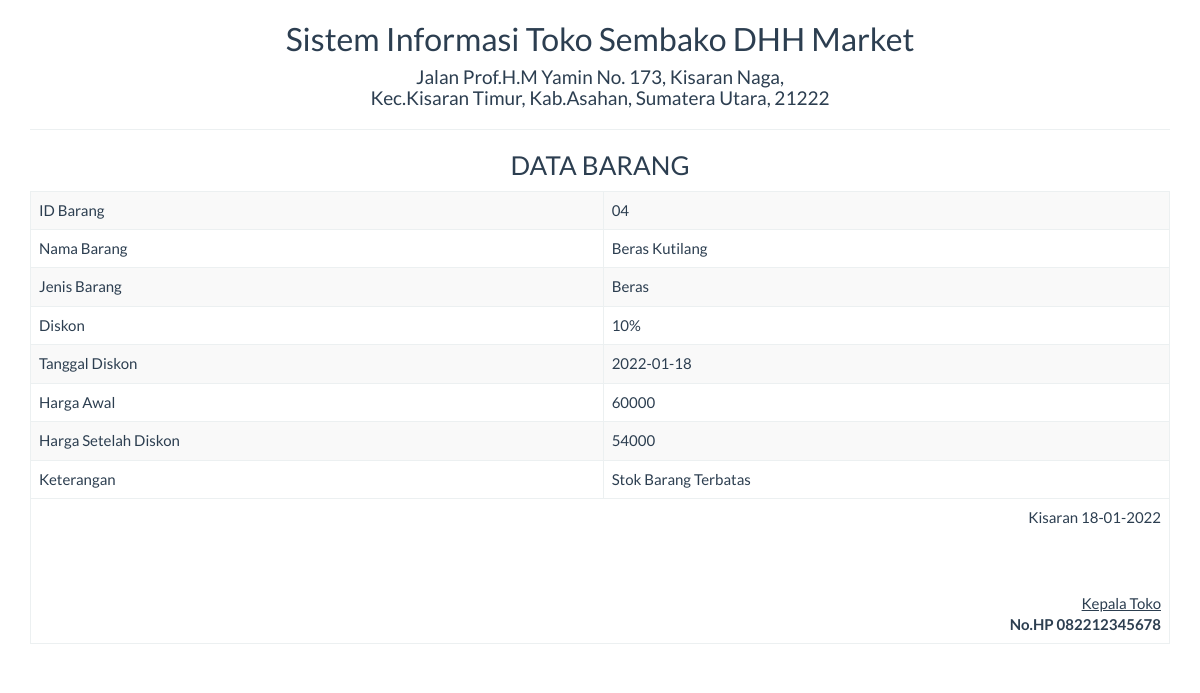
The app's page /report/data_satu.php?id_barang=04 with its own data.
### tables this page shows
CREATE TABLE `tabel_akhir` (
  `id_barang` varchar(20) NOT NULL,
  `nama_barang` varchar(100) NOT NULL,
  `jenis_barang` varchar(100) NOT NULL,
  `diskon` varchar(50) NOT NULL,
  `tanggal` date NOT NULL,
  `harga_awal` varchar(50) NOT NULL,
  `harga_akhir` varchar(13) NOT NULL,
  `Keterangan` varchar(100) NOT NULL
);

### report/data_satu.php (the view, shortened to what this page needs)
<!DOCTYPE html>
<html>
    <head>
        <link href="../Assets/css/bootstrap.min.css" rel="stylesheet" type="text/css"/>
    </head>
    <body onload="print()">
        <?php
        include '../config/koneksi.php';
        $sql = "SELECT * FROM tabel_akhir WHERE id_barang ='" . $_GET ['id_barang'] . "'";
        $query = mysqli_query($koneksi, $sql) or die("SQL Detail error");
        $data = mysqli_fetch_array($query);
        ?>
        <div class="container">
            <div class='row'>
                <div class="col-sm-12">
                    <div class="text-center">
                       <h2>Sistem Informasi Toko Sembako DHH Market </h2>
                        <h4>Jalan Prof.H.M Yamin No. 173, Kisaran Naga, <br> Kec.Kisaran Timur, Kab.Asahan, Sumatera Utara, 21222</h4>
                        <hr>
                        <h3>DATA BARANG</h3>
                        <table class="table table-bordered table-striped table-hover">
                            <tbody>
								<tr>
                                   <td align="left">ID Barang</td> <td align="left"><?= $data['id_barang'] ?></td>
                                </tr>
                                <tr>
                                   <td align="left">Nama Barang</td> <td align="left"><?= $data['nama_barang'] ?></td>
                                </tr>
                                <tr>
                                    <td align="left">Jenis Barang</td> <td align="left"><?= $data['jenis_barang'] ?></td>
                                </tr>
								<tr>
                                    <td align="left">Diskon</td> <td align="left"><?= $data['diskon'] ?></td>
                                </tr>
                                <tr>
                                    <td align="left">Tanggal Diskon</td> <td align="left"><?= $data['tanggal'] ?></td>
                                </tr>
								<tr>
                                   <td align="left">Harga Awal</td> <td align="left"><?= $data['harga_awal'] ?></td>
                                </tr>
								<tr>
                                   <td align="left">Harga Setelah Diskon</td> <td align="left"><?= $data['harga_akhir'] ?></td>
                                </tr>
                                <tr>
                                    <td align="left">Keterangan</td> <td align="left"><?= $data['Keterangan'] ?></td>
                                </tr>
                            </tbody>
                            <tfoot>
                                <tr>
                                    <td colspan="2" class="text-right">
                                        Kisaran  <?= date("d-m-Y") ?>
                                        <br><br><br><br>
                                        <u>Kepala Toko<strong></u><br>
                                        No.HP 082212345678
									</td>
								</tr>
							</tfoot>
                        </table>
                    </div>
                </div>
            </div>
    </body>
</html>

### records on screen
tabel_akhir: id_barang "04", nama_barang "Beras Kutilang", jenis_barang "Beras", diskon "10%", tanggal "2022-01-18", harga_awal "60000", harga_akhir "54000", Keterangan "Stok Barang Terbatas"
